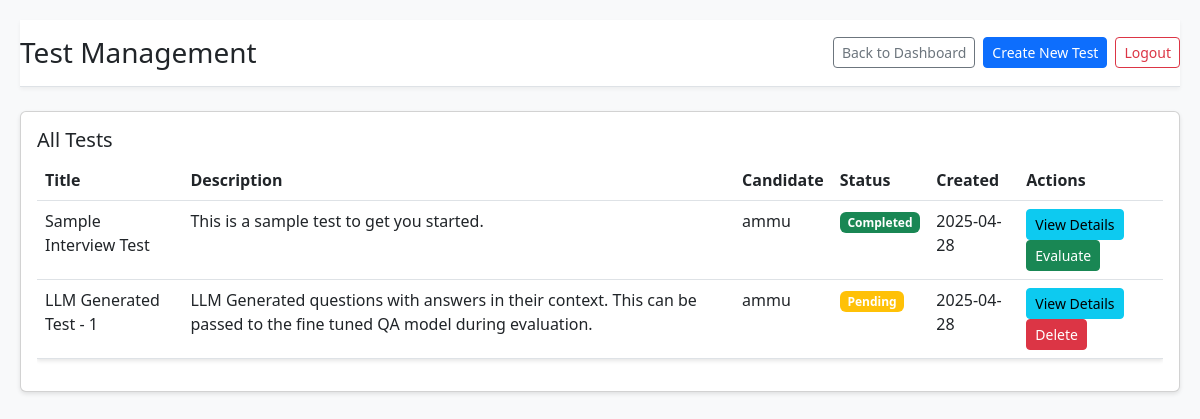
/admin/tests (signed in), run on an earlier commit of the app's database.
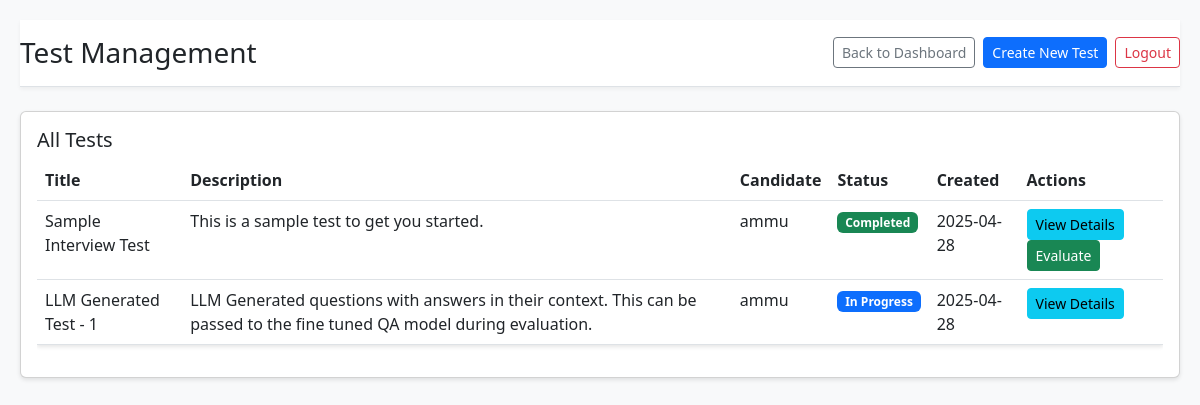
And on a later commit of the database.
### app.py (models this page shows)
class Test(db.Model):
    id = db.Column(db.Integer, primary_key=True)
    title = db.Column(db.String(100), nullable=False)
    description = db.Column(db.Text)
    candidate_id = db.Column(db.Integer, db.ForeignKey('candidate.id'), nullable=False)
    created_at = db.Column(db.DateTime, default=datetime.utcnow)
    status = db.Column(db.String(20), default='Pending')  # Pending, In Progress, Completed
    questions = db.relationship('Question', backref='test', lazy=True)

class Candidate(db.Model):
    id = db.Column(db.Integer, primary_key=True)
    name = db.Column(db.String(100), nullable=False)
    position = db.Column(db.String(100), nullable=False)
    score = db.Column(db.Float, default=0.0)
    feedback_status = db.Column(db.String(20), default='Pending')
    created_at = db.Column(db.DateTime, default=datetime.utcnow)
    tests = db.relationship('Test', backref='candidate', lazy=True)

### app.py (the view)
@app.route('/admin/tests')
@login_required
@role_required('admin')
def admin_tests():
    tests = Test.query.all()
    return render_template('admin_tests.html', tests=tests)

### app.py (called while the page is built)
def login_required(f):
    @wraps(f)
    def decorated_function(*args, **kwargs):
        if 'user' not in session:
            flash('Please log in first.', 'warning')
            return redirect(url_for('login'))
        return f(*args, **kwargs)
    return decorated_function

def role_required(role):
    def decorator(f):
        @wraps(f)
        def decorated_function(*args, **kwargs):
            if 'user' not in session or session['role'] != role:
                flash(f'You do not have permission to access this page.', 'danger')
                return redirect(url_for('login'))
            return f(*args, **kwargs)
        return decorated_function
    return decorator

### templates/admin_tests.html (shortened to what this page needs)
<!DOCTYPE html>
<html lang="en">
<head>
    <link href="https://cdn.jsdelivr.net/npm/bootstrap@5.3.0/dist/css/bootstrap.min.css" rel="stylesheet">
    <link rel="stylesheet" href="{{ url_for('static', filename='css/style.css') }}">
</head>
<body>
    <div class="container-fluid">
        <header class="py-3 border-bottom">
            <div class="d-flex justify-content-between align-items-center">
                <h1 class="h3 mb-0">Test Management</h1>
                <div class="d-flex align-items-center">
                    <a href="{{ url_for('admin_dashboard') }}" class="btn btn-outline-secondary btn-sm me-2">Back to Dashboard</a>
                    <a href="{{ url_for('create_test') }}" class="btn btn-primary btn-sm me-2">Create New Test</a>
                    <a href="{{ url_for('logout') }}" class="btn btn-outline-danger btn-sm">Logout</a>
                </div>
            </div>
        </header>
        <div class="row mt-4">
            <div class="col-12">
                <div class="card">
                    <div class="card-body">
                        <h5 class="card-title">All Tests</h5>
                        {% if tests %}
                            <div class="table-responsive">
                                <table class="table">
                                    <thead>
                                        <tr>
                                            <th>Title</th>
                                            <th>Description</th>
                                            <th>Candidate</th>
                                            <th>Status</th>
                                            <th>Created</th>
                                            <th>Actions</th>
                                        </tr>
                                    </thead>
                                    <tbody>
                                        {% for test in tests %}
                                        <tr>
                                            <td>{{ test.title }}</td>
                                            <td>{{ test.description }}</td>
                                            <td>{{ test.candidate.name }}</td>
                                            <td>
                                                {% if test.status == 'Pending' %}
                                                    <span class="badge bg-warning">Pending</span>
                                                {% elif test.status == 'In Progress' %}
                                                    <span class="badge bg-primary">In Progress</span>
                                                {% else %}
                                                    <span class="badge bg-success">Completed</span>
                                                {% endif %}
                                            </td>
                                            <td>{{ test.created_at.strftime('%Y-%m-%d') }}</td>
                                            <td>
                                                <button class="btn btn-sm btn-info view-test" data-id="{{ test.id }}">
                                                    View Details
                                                </button>
                                                {% if test.status == 'Completed' %}
                                                    <a href="{{ url_for('evaluate_test', test_id=test.id) }}"
                                                       class="btn btn-sm btn-success">
                                                        Evaluate
                                                    </a>
                                                {% endif %}
                                                {% if test.status == 'Pending' %}
                                                    <button class="btn btn-sm btn-danger delete-test" data-id="{{ test.id }}">
                                                        Delete
                                                    </button>
                                                {% endif %}
                                            </td>
                                        </tr>
                                        {% endfor %}
                                    </tbody>
                                </table>
                            </div>
                        {% else %}
                            <div class="alert alert-info">
                                No tests have been created yet. Click "Create New Test" to get started.
                            </div>
                        {% endif %}
                    </div>
                </div>
            </div>
        </div>
    </div>
</body>
</html>

### static/css/style.css (style rules this page uses)
body { background-color: #f8f9fa; font-family: 'Segoe UI', Tahoma, Geneva, Verdana, sans-serif; }
.container-fluid { max-width: 1400px; margin: 0 auto; padding: 20px; }
header { background-color: #fff; box-shadow: 0 2px 4px rgba(0,0,0,0.05); }
.table { background-color: #fff; box-shadow: 0 2px 4px rgba(0,0,0,0.1); }
.card { box-shadow: 0 2px 4px rgba(0,0,0,0.1); margin-bottom: 20px; }

What changed in the data, as far as the page shows it:
changed Test "LLM Generated Test - 1": status "Pending Delete" → "In Progress"
